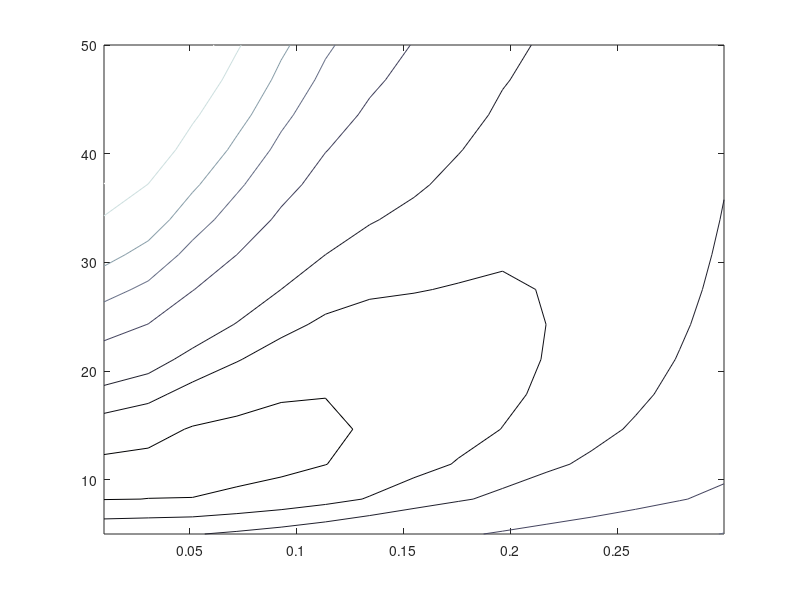

Write the MATLAB code that produced this figure. (Note: this script raises an error after producing the figure.)

clear;


OLEa = load('./_res_/choppy_bec.dat');
MSEa = load('./_res_/choppy_mse.dat');
Xa = load('./_res_/choppy_eps.dat');
Ya = load('./_res_/choppy_bet.dat');

BECS = [-60 -50 -40 -20 0 20 50 70];
MSES = [0.026 0.028 0.030 0.032 0.034];

figure;
[C,h] = contour(Xa,Ya,OLEa, BECS);
colormap bone;

clabel(C,'manual');
%delete lines:
delete(findobj(gca,'Type','line'));
% set optimal point
%line([eps_opt-0.3*eps_step eps_opt+0.3*eps_step],[beta_opt-0.6 beta_opt+0.6],'Color','red','LineWidth',4);
%line([eps_opt-0.3*eps_step eps_opt+0.3*eps_step],[beta_opt+0.6 beta_opt-0.6],'Color','red','LineWidth',4);
% set good properties:
set(findobj('LineWidth',0.5),'LineWidth',2);
set(findobj('FontSize',10),'FontSize',24);
%set(gca,'FontSize',24,'XLim',[0.01 0.01+14*eps_step]);

figure;
[C,h] = contour(Xa,Ya,MSEa);%,MSES);
colormap bone;

clabel(C,'manual');
%delete lines:
delete(findobj(gca,'Type','line'));
% set optimal point
%line([eps_opt-0.3*eps_step eps_opt+0.3*eps_step],[beta_opt-0.6 beta_opt+0.6],'Color','red','LineWidth',4);
%line([eps_opt-0.3*eps_step eps_opt+0.3*eps_step],[beta_opt+0.6 beta_opt-0.6],'Color','red','LineWidth',4);
% set good properties:
set(findobj('LineWidth',0.5),'LineWidth',2);
set(findobj('FontSize',10),'FontSize',24);
%set(gca,'FontSize',24,'XLim',[0.01 0.01+14*eps_step]);

return;